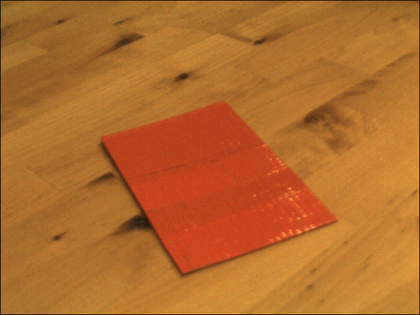
%> input picture svm_colors/orange_tape/orange_tape-0000000000.png, 420 x 315 px, shrunk from 640 x 480 before the run
$ octave --eval "result = extractBiggestFeature(rgb2gray(imread('orange_tape/orange_tape-0000000000.png')));"   (GNU Octave 9; MATLAB toolbox functions it lacks are replaced by stand-ins)
%> lines starting %> are read from the running program, lines starting %| are printed output that depends on the picture
### svm_colors/smooth_image.m
function [iout, blurred] = smooth_image(iin, threshold, ksize, sigma)
%> called with threshold = 0.9, ksize = 5, sigma = 5
g = fspecial('gaussian', [ksize, ksize], sigma);

blurred = conv2(iin, g);
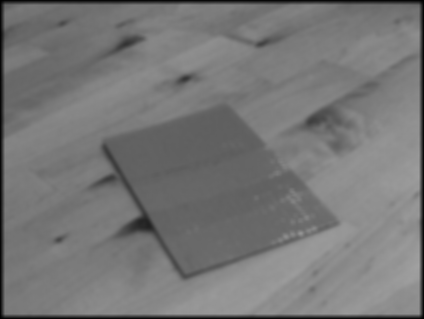
%> blurred: size 319x424 double; min 0.406, max 163.4, mean 118.9

%iout = histeq(blurred);

%iout = im2bw(iout, graythresh(iin));
iout = im2bw(blurred, threshold);
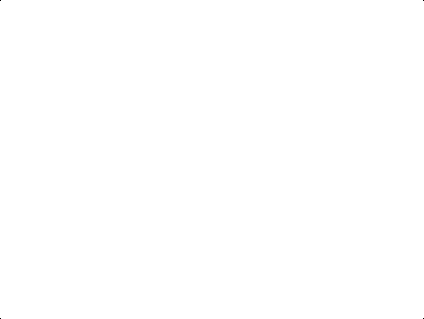
%> iout: size 319x424 logical; 100% white; black in thin lines or dots

end

### svm_colors/segmentBFS.m
function [seg_img, class_ctr, class_mass] = segmentBFS(img)

    class_idx = 1;

    [m,n] = size(img);
%> m = 319; n = 424

    seg_img = zeros(size(img));

    buf_size = [1,1];

    buf_img = padarray(img, buf_size);
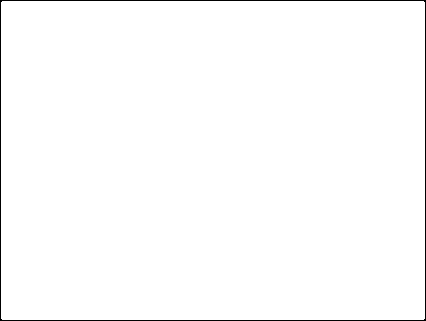
%> buf_img: size 321x426 logical; 98.9% white; black in thin lines or dots

    current_pos = [1,1] + buf_size;
    lower_bound = [1,1] + buf_size;
    upper_bound = size(img) + buf_size;
%> upper_bound = [320 425]

    class_index = 1;

    class_mass = [0];
    class_ctr = [0,0];

    % Iterate row-by-row
    for i=lower_bound(1):upper_bound(1)
        for j=lower_bound(2):upper_bound(2)

            if (buf_img(i,j) ~= 0) &&( seg_img(i - buf_size(1),j - buf_size(2)) == 0)
                % Do BFS here
                bfs_queue = [i,j];
                seg_img(i - buf_size(1), j - buf_size(2)) = class_index;

                class_mass(class_index) = [0];
                class_ctr(class_index,:) = [0,0];

                while ~isempty(bfs_queue)

                    current_pos = bfs_queue(1,:);
                    seg_pos = current_pos - lower_bound;

                    class_ctr(class_index,:) = class_ctr(class_index,:) ...
                        + bfs_queue(1,:);

                    class_mass(class_index) = ...
                        class_mass(class_index) + 1;

                    bfs_queue(1,:) = [];

                    % Relative to image coordinates, where top left is (0, 0)
                    left  = current_pos - [1, 0];
                    right = current_pos + [1, 0];
                    up    = current_pos - [0, 1];
                    down  = current_pos + [0, 1];

                    if (buf_img(left(1), left(2)) ~= 0 && seg_img(left(1) ...
                                                                  - ...
                                                                  buf_size(1), left(2) - buf_size(2)) == 0)
                        seg_img(left(1) - buf_size(1), left(2) ...
                                        - buf_size(2))= class_index;
                        bfs_queue = [bfs_queue; left];
                    end
                    if (buf_img(right(1), right(2)) ~= 0 && ...
                        seg_img(right(1) - buf_size(1), right(2) - ...
                                buf_size(2)) == 0)
                        seg_img(right(1) - buf_size(1), ...
                                        right(2) - buf_size(2))= class_index;
                        bfs_queue = [bfs_queue; right];
                    end
                    if (buf_img(up(1), up(2)) ~= 0 && seg_img(up(1) ...
                                                              - ...
                                                              buf_size(1), up(2) - buf_size(2)) == 0)
                        seg_img(up(1) - buf_size(1), up(2) ...
                                        - buf_size(2))= class_index;
                        bfs_queue = [bfs_queue; up];
                    end
                    if (buf_img(down(1), down(2)) ~= 0 && seg_img(down(1) ...
                                                                  - ...
                                                                  buf_size(1), down(2) - buf_size(2)) == 0)
                        seg_img(down(1) - buf_size(1), down(2) ...
                                        - buf_size(2))= class_index;
                        bfs_queue = [bfs_queue; down];
                    end

                end

                % Search is over, increment the pixel group index
                class_ctr(class_index,:) = ...
                    class_ctr(class_index,:) / class_mass(class_index);

                class_index = class_index + 1;

            end

        end
    end
%> seg_img: size 319x424 double; values 0 (black) and 1 (white), 100% white; black in thin lines or dots
%> after the loop, class_ctr = [161 213.5]; class_index = 2; current_pos = [319 425]; down = [319 426]; left = [318 425]; right = [320 425]; seg_pos = [317 423]; up = [319 424]

end

### svm_colors/biggestSegment.m
function [iout] = biggestSegment(iin)

    [iout, ~, mass] = segmentBFS(iin);
%> mass = 135252

    max_class = find(mass == max(mass));
%> max_class = 1

    iout(iout ~= max_class) = 0;
    iout(iout == max_class) = 1;


end

### svm_colors/wraphull.m
function [hull] = wraphull(img)
%% Assumes that the input image is binary on [0, 1]

    pointsin = [];

    [pointsin(:, 2) pointsin(:,1)] = find(img == 1);

    %    keyboard;

    [hull] = pointsin( convhull(pointsin(:,1), pointsin(:,2)), :);
%> hull = [423 319; 2 319; 1 318; 1 2; 2 1; 423 1; 424 2; 424 318; 423 319]

end

### svm_colors/fillHull.m
function [fhull] = fillHull(img)

    % figure;
    %    imshow(img);
    %   hold on;

    fhull = img;

    hull_pts = wraphull(img);
%> hull_pts has the same summary as hull in wraphull

    %scatter(hull_pts(:,1), hull_pts(:,2), 'MarkerFaceColor', 'b', ...
    %    'MarkerEdgeColor', 'b');

    [m,n] = size(img);
%> m = 319; n = 424

    %keyboard;

    for i=1:m
        for j = 1:n
            if inpolygon(j,i, hull_pts(:,1), hull_pts(:,2))
                fhull(i, j) = 1;
            end
        end
    end

    % [24 lines of commented-out code are left out]


end

### svm_colors/extractBiggestFeature.m
function [iout] = extractBiggestFeature(iin)

    [smooth, ~] = smooth_image(iin, 0.9, 5, 5);

    iout = fillHull(biggestSegment(smooth));

end
%> (the run ends here)
